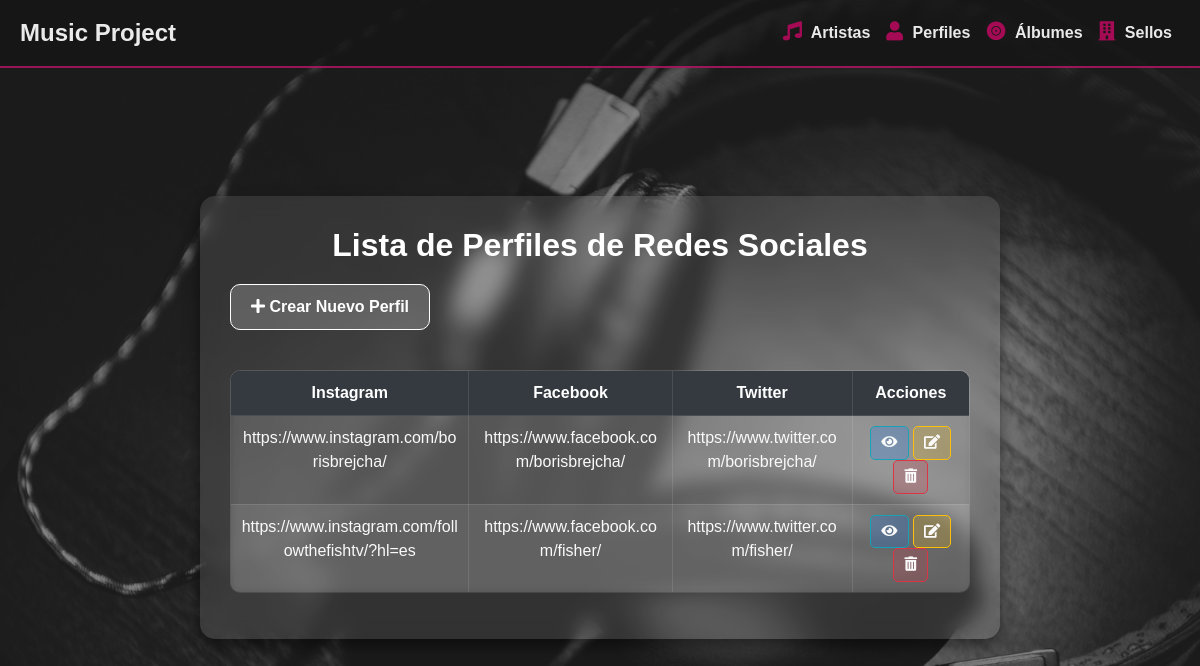
Page /artistas/perfiles/ on the committed database.
### musica_app/models.py (models this page shows, shortened)
class PerfilRedesSociales(models.Model):
    instagram = models.URLField()
    facebook = models.URLField()
    twitter = models.URLField()

### musica_app/views.py (the view)
# urls.py: path('perfiles/', views.perfil_index, name='perfil_index'),
def perfil_index(request):
    perfiles = PerfilRedesSociales.objects.all()
    return render(request, 'musica_app/perfil_index.html', {'perfiles': perfiles})

### musica_app/templates/musica_app/perfil_index.html
{% extends "musica_app/base.html" %}
{% block content %}
<div class="perfil-index">
    <div class="frosted-glass">
        <h1 class="text-center">Lista de Perfiles de Redes Sociales</h1>
        <a href="{% url 'perfil_create' %}" class="btn btn-create"><i class="fas fa-plus"></i> Crear Nuevo Perfil</a>
        <table class="table table-bordered table-striped">
            <thead class="thead-dark">
                <tr>
                    <th>Instagram</th>
                    <th>Facebook</th>
                    <th>Twitter</th>
                    <th>Acciones</th>
                </tr>
            </thead>
            <tbody>
                {% for perfil in perfiles %}
                <tr>
                    <td><a href="{{ perfil.instagram }}" target="_blank">{{ perfil.instagram }}</a></td>
                    <td><a href="{{ perfil.facebook }}" target="_blank">{{ perfil.facebook }}</a></td>
                    <td><a href="{{ perfil.twitter }}" target="_blank">{{ perfil.twitter }}</a></td>
                    <td>
                        <a href="{% url 'perfil_detail' perfil.id %}" class="btn btn-info btn-sm"><i class="fas fa-eye"></i></a>
                        <a href="{% url 'perfil_update' perfil.id %}" class="btn btn-warning btn-sm"><i class="fas fa-edit"></i></a>
                        <a href="{% url 'perfil_delete' perfil.id %}" class="btn btn-danger btn-sm"><i class="fas fa-trash-alt"></i></a>
                    </td>
                </tr>
                {% empty %}
                <tr>
                    <td colspan="4" class="text-center">No hay perfiles registrados.</td>
                </tr>
                {% endfor %}
            </tbody>
        </table>
    </div>
</div>
{% endblock %}

### musica_app/static/css/styles.css (style rules this page uses)
body { background-image: url("../img/fondo11.jpg"); background-size: cover; background-attachment: fixed; background-position: center; background-repeat: no-repeat; font-family: 'Arial', sans-serif; color: #ffffff; margin: 0; height: 100vh; overflow: hidden; }
body::before { content: ""; position: fixed; top: 0; left: 0; width: 100vw; height: 100vh; background-color: rgba(0, 0, 0, 0.3); z-index: -1; }
h1 { color: #ffffff; text-align: center; font-weight: bold; font-size: 2em; margin-bottom: 20px; }

### musica_app/static/css/perfil.css (style rules this page uses)
.perfil-index .frosted-glass { background: rgba(255, 255, 255, 0.1); backdrop-filter: blur(10px); -webkit-backdrop-filter: blur(10px); border-radius: 15px; padding: 30px; box-shadow: 0px 8px 16px rgba(0, 0, 0, 0.5); max-width: 800px; margin: 80px auto; color: #ffffff; }
.perfil-index h1 { color: #ffffff; text-align: center; font-weight: bold; font-size: 2em; margin-bottom: 20px; }
.perfil-index .btn-create { background-color: rgba(255, 255, 255, 0.2); color: #ffffff; border: 1px solid #ffffff; border-radius: 10px; padding: 10px 20px; font-weight: bold; margin-bottom: 20px; display: inline-block; text-decoration: none; transition: background-color 0.3s, color 0.3s; }
.perfil-index .table { width: 100%; margin-top: 20px; background: rgba(255, 255, 255, 0.1); backdrop-filter: blur(5px); -webkit-backdrop-filter: blur(5px); color: #ffffff; border-radius: 10px; overflow: hidden; }
.perfil-index .table thead { background: rgba(0, 0, 0, 0.5); color: #ffffff; }
.perfil-index .table th, .perfil-index .table td { padding: 10px; text-align: center; border: 1px solid rgba(255, 255, 255, 0.1); }
.perfil-index .table tbody tr:nth-child(even) { background: rgba(255, 255, 255, 0.05); }
.perfil-index .table td a { color: #fafafa; text-decoration: none; word-break: break-all; }
.perfil-index .btn-sm { border-radius: 5px; padding: 5px 10px; font-size: 0.9em; transition: background-color 0.3s; }
.perfil-index .btn-info { background-color: rgba(0, 123, 255, 0.2); color: #ffffff; }
.perfil-index .btn-warning { background-color: rgba(255, 193, 7, 0.2); color: #ffffff; }
.perfil-index .btn-danger { background-color: rgba(220, 53, 69, 0.2); color: #ffffff; }

### rows in the picture
PerfilRedesSociales: instagram "https://www.instagram.com/borisbrejcha/", facebook "https://www.facebook.com/borisbrejcha/", twitter "https://www.twitter.com/borisbrejcha/"
PerfilRedesSociales: instagram "https://www.instagram.com/followthefishtv/?hl=es", facebook "https://www.facebook.com/fisher/", twitter "https://www.twitter.com/fisher/"
